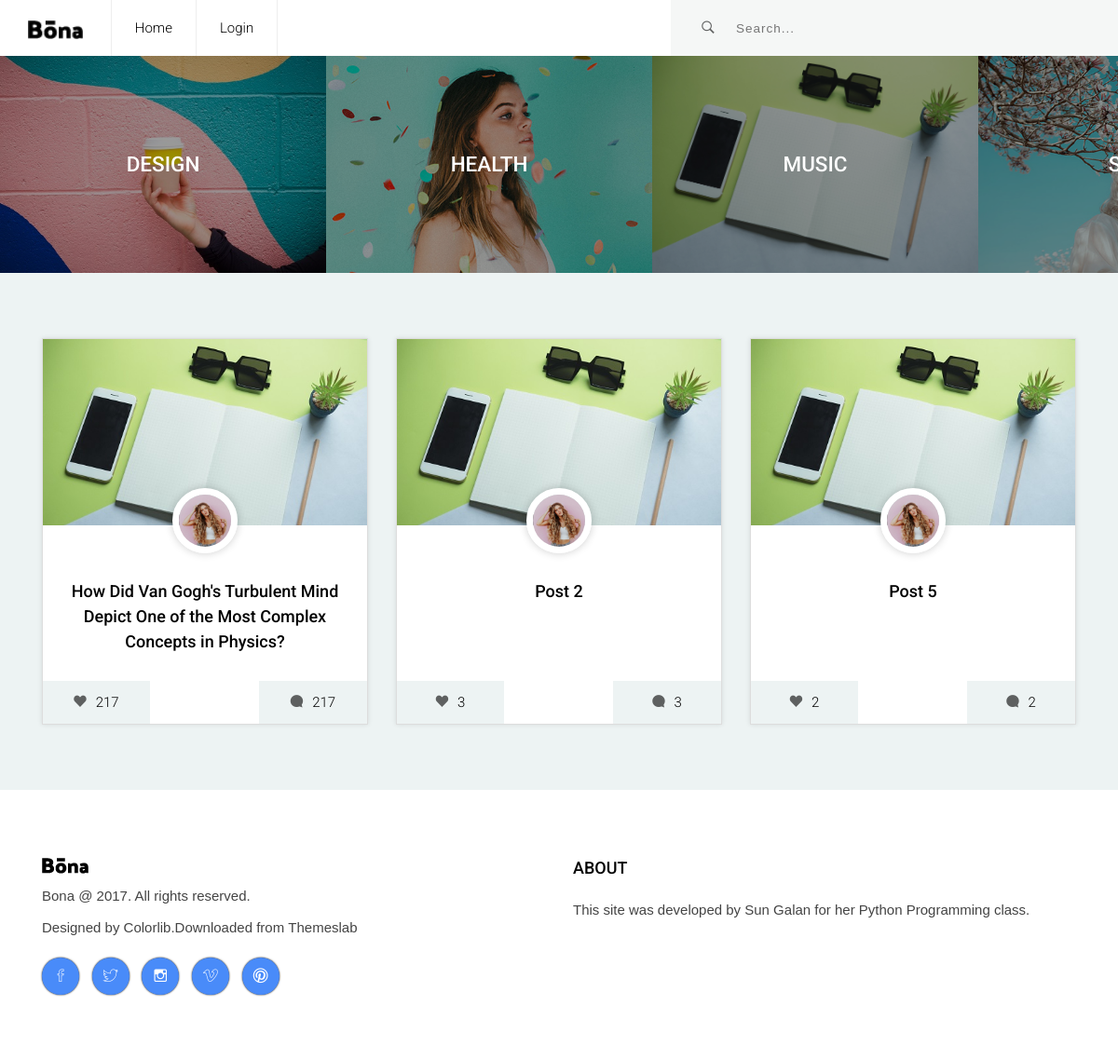
The page / on the database its author committed.
### blog/models.py (models this page shows, shortened)
class Post(models.Model):
    title = models.CharField(max_length=200, unique=True)
    author = models.ForeignKey(User, on_delete= models.CASCADE,related_name='blog_post')
    content = models.TextField()
    category = models.CharField(max_length=200, choices=CATEGORY)
    published = models.DateTimeField(blank=True, null=True)
    created = models.DateTimeField(auto_now_add=True)
    updated = models.DateTimeField(auto_now= True)
    status = models.IntegerField(choices=STATUS, default=0)
    likes = models.IntegerField(default=0)
    views = models.IntegerField(default=0)
    tags = models.TextField(blank=True, null=True)

### blog/views.py (the view)
# urls.py: url(r'^$', index, name='index'),
def index(request):
    p = Post.objects.filter(status=1)
    allowpost = 0
    if request.user.is_authenticated:
        p = Post.objects.select_related().filter(author=request.user.id)
        allowpost = 1
    context = {
            'posts': p,
            'allowpost': allowpost,
    }
    return render(request, 'home.html', context)

### blog/templates/home.html (shortened to what this page needs)
	{% extends 'base.html' %}
	{% load static %}
	{% block title %}
		<link href="{% static 'bona/front-page-category/css/styles.css' %}" rel="stylesheet">
		<link href="{% static 'bona/front-page-category/css/responsive.css' %}" rel="stylesheet">
	{% endblock %}
	{% block link %} Login {% endblock %}
	{% block content %}
	<div class="main-slider">
		<div class="swiper-container position-static" data-slide-effect="slide" data-autoheight="false"
			data-swiper-speed="500" data-swiper-autoplay="10000" data-swiper-margin="0" data-swiper-slides-per-view="4"
			data-swiper-breakpoints="true" data-swiper-loop="true" >
			<div class="swiper-wrapper">
				<div class="swiper-slide" onClick="filterCategory('Design')">
					<a class="slider-category" href="#">
						<div class="blog-image"><img src="{% static 'bona/images/category-1-400x250.jpg' %}" alt="Blog Image"></div>
						<div class="category">
							<div class="display-table center-text">
								<div class="display-table-cell">
									<h3><b>DESIGN</b></h3>
								</div>
							</div>
						</div>
					</a>
				</div>
				<div class="swiper-slide" onClick="filterCategory('Health')">
					<a class="slider-category" href="#">
						<div class="blog-image"><img src="{% static 'bona/images/category-2-400x250.jpg' %}" alt="Blog Image"></div>
						<div class="category">
							<div class="display-table center-text">
								<div class="display-table-cell">
									<h3><b>HEALTH</b></h3>
								</div>
							</div>
						</div>
					</a>
				</div>
				<div class="swiper-slide" onClick="filterCategory('Music')">
					<a class="slider-category" href="#">
						<div class="blog-image"><img src="{% static 'bona/images/category-3-400x250.jpg' %}" alt="Blog Image"></div>
						<div class="category">
							<div class="display-table center-text">
								<div class="display-table-cell">
									<h3><b>MUSIC</b></h3>
								</div>
							</div>
						</div>
					</a>
				</div>
				<div class="swiper-slide" onClick="filterCategory('Sport')">
					<a class="slider-category" href="#">
						<div class="blog-image"><img src="{% static 'bona/images/category-4-400x250.jpg' %}" alt="Blog Image"></div>
						<div class="category">
							<div class="display-table center-text">
								<div class="display-table-cell">
									<h3><b>SPORT</b></h3>
								</div>
							</div>
						</div>
					</a>
				</div>
			</div>
		</div>
	</div>
	<section class="blog-area section">
		<div class="container">
			<div class="row">
				{% for post in posts %}
				<div class="col-lg-4 col-md-6 divcat {{ post.category }}">
					<div class="card h-100">
						<div class="single-post post-style-1">
							<div class="blog-image"><img src="{% static 'bona/images/pexels-photo-370474.jpeg' %}" alt="Blog Image"></div>
							<a class="avatar" href="#"><img src="{% static 'bona/images/averie-woodard-319832.jpg' %}" alt="Profile Image"></a>
							<h4 class="title"><a href="{% url 'blog:viewpost' post.id %}"><b>{{ post.title }}</b></a></h4>
							<ul class="post-footer">
								<li><a><i class="ion-heart"></i>{{ post.likes }}</a></li>
								<li><a><i class="ion-chatbubble"></i>{{ post.likes }}</a></li>
							</ul>
						</div>
					</div>
				</div>
				{% empty %}
				<a class="load-more-btn" href="#"><b>NO POST YET.</b></a>
				{% endfor %}
			</div>
		</div>
	</section>
	{% endblock %}

### static/bona/front-page-category/css/styles.css (style rules this page uses)
html { font-size: 100%; height: 100%; overflow-x: hidden; touch-action: manipulation; }
body { font-size: 15px; font-family: 'Roboto', sans-serif; width: 100%; height: 100%; margin: 0; font-weight: 300; -webkit-font-smoothing: antialiased; -moz-osx-font-smoothing: grayscale; word-wrap: break-word; background: #EDF3F3; color: #000; }
h1, h2, h3, h4, h5, h6, p, a, ul, span, li, img { margin: 0; padding: 0; font-weight: 300; }
h1,h2,h3,h4,h5,h6 { line-height: 1.5; }
h3 { font-size: 1.5em; }
h4 { font-size: 1.2em; }
a, button { display: inline-block; text-decoration: none; color: inherit; transition: all .3s; }
b { font-weight: 500; }
img { width: 100%; }
li { list-style: none; display: inline-block; }
.section { padding: 70px 0 40px; }
.center-text { text-align: center; }
.display-table { display: table; height: 100%; width: 100%; }
.display-table-cell { display: table-cell; vertical-align: middle; }
.card { background: transparent; border: 0; }
.main-slider { width: 100%; padding-right: 150px; }
.main-slider { overflow: hidden; position: relative; }
.main-slider .swiper-container { overflow: visible; }
.main-slider .category { position: absolute; top: 0; bottom: 0; left: 0; right: 0; z-index: 1; color: #fff; }
.main-slider .category:after { content:''; position: absolute; top: 0; bottom: 0; left: 0; right: 0; z-index: -1; background: rgba(0,0,0,.4); }
.blog-area .row div[class^="col"] { margin-bottom: 30px; }
.blog-area { text-align: center; background: #EDF3F3; }
.blog-area .single-post { height: 100%; position: relative; padding-bottom: 45px; overflow: hidden; box-shadow: 0px 0px 5px rgba(0,0,0,.1); border: 1px solid #ddd; background: #fff; }
.blog-area .single-post .title { padding: 20px 30px 30px; }
.single-post .avatar { margin: 0 auto; margin-top: -40px; width: 70px; height: 70px; overflow: hidden; z-index: 10; border-radius: 100px; position: relative; border: 7px solid #fff; box-shadow: 0px 0px 10px rgba(0,0,0,.2); }
.single-post .post-footer { position: absolute; bottom: 0; left: 0; right: 0; text-align: center; }
.single-post .post-footer > li { width: 33.33%; display: inline-block; border-right: 1px solid #fff; background: #EDF3F3; }
.single-post .post-footer > li:first-child { float: left; }
.single-post .post-footer > li:last-child { border: 0px; float: right; }
.single-post .post-footer > li > a { line-height: 45px; width: 100%; }
.single-post .post-footer i { display: inline-block; margin-right: 10px; opacity: .6; font-size: 1.1em; }
.post-style-1 .blog-image { max-height: 200px; overflow: hidden; }

### rows shown on the page
Post: title "How Did Van Gogh's Turbulent Mind Depict One of the Most Complex Concepts in Physics?", likes "217"
Post: title "Post 2", likes "3"
Post: title "Post 5", likes "2"
